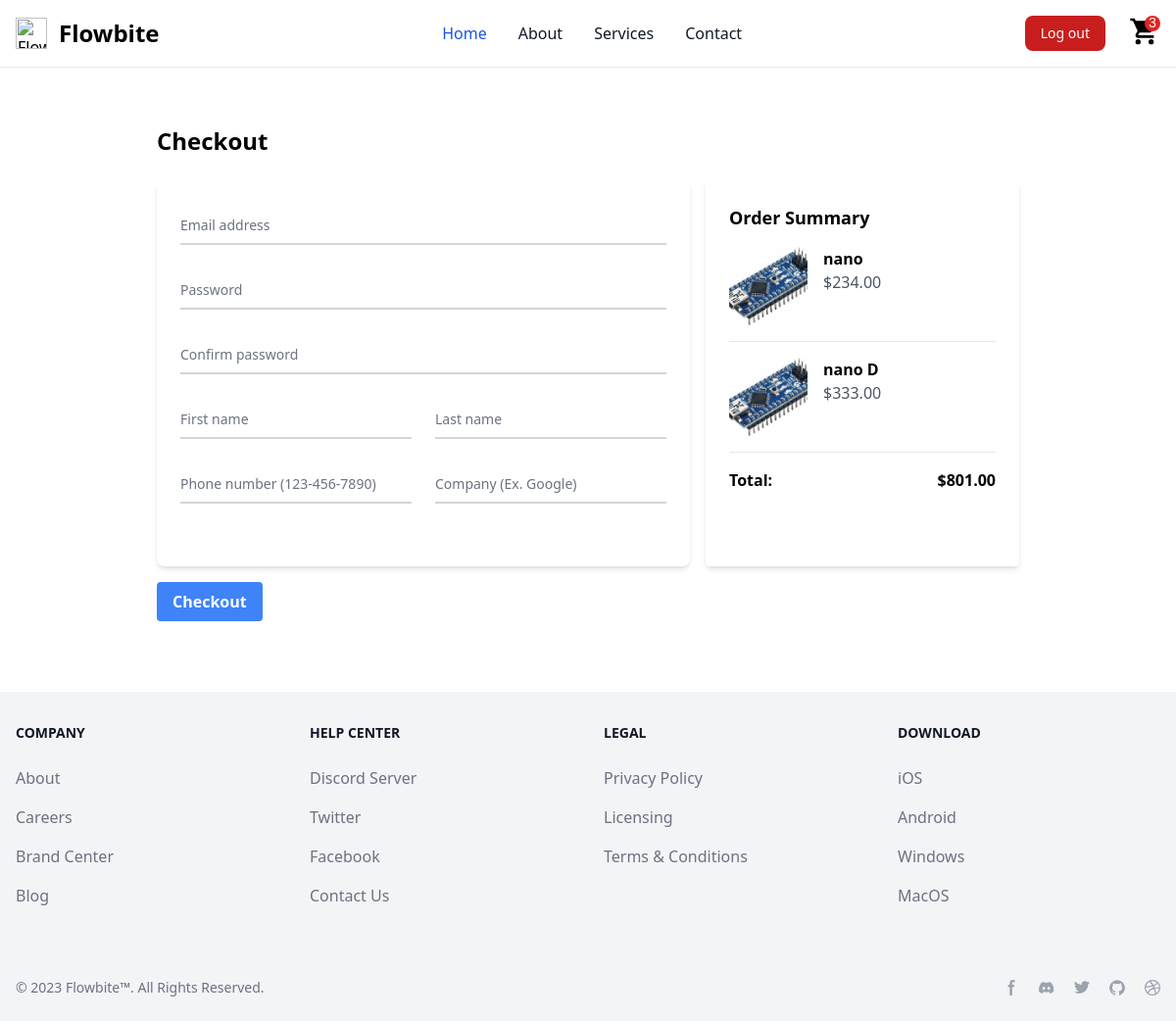
/checkout/ (signed in), run on the app's committed database.
### store/models.py (models this page shows, shortened)
class OrderItem(models.Model):
    product = models.ForeignKey(Product, on_delete=models.SET_NULL, blank=True, null=True)
    order = models.ForeignKey(Order, on_delete=models.SET_NULL, blank=True, null=True)
    quantity = models.IntegerField(default=0, null=True, blank=True)
    date_added = models.DateTimeField(auto_now_add=True)
    @property
    def get_total(self):
        total = self.product.price * self.quantity
        return total

class Product(models.Model):
    name = models.CharField(max_length=200, null=True)
    price = models.DecimalField(max_digits=7, decimal_places=2)
    digital = models.BooleanField(default=False, null=True, blank=True)
    image = models.ImageField(null=True, blank=True)
    @property
    def imageURL(self):
        try:
            url = self.image.url
        except:
            url = ''
        return url

class Order(models.Model):
    customer = models.ForeignKey(Customer, on_delete=models.SET_NULL, blank=True, null=True)
    date_ordered = models.DateTimeField(auto_now_add=True)
    completed = models.BooleanField(default=False)
    transaction_id = models.CharField(max_length=200, null=True)
    @property
    def shipping(self):
        shipping = False
        orderitems = self.orderitem_set.all()
        for i in orderitems:
            if i.product.digital == False:
                shipping = True
        return shipping
    @property
    def get_cart_total(self):
        orderitems = self.orderitem_set.all()
        total = sum([item.get_total for item in orderitems])
        return total
    @property
    def get_cart_items(self):
        orderitems = self.orderitem_set.all()
        total = sum([item.quantity for item in orderitems])
        return total

### store/views.py (the view)
# urls.py: path('checkout/', views.checkout, name="checkout"),
def checkout(request):
    data = cartData(request)
    cartItems = data['cartItems']
    order = data['order']
    items = data['items']
    context = {'items': items, 'order': order, 'cartItems': cartItems}
    return render(request, 'checkout.html', context)

### store/utils.py (called while the page is built)
def cartData(request):
    if request.user.is_authenticated:
        customer = request.user
        order, created = Order.objects.get_or_create(customer=customer, completed=False)
        items = order.orderitem_set.all()
        cartItems = order.get_cart_items
    else:
        cookieData = cookieCart(request)
        cartItems = cookieData['cartItems']
        order = cookieData['order']
        items = cookieData['items']
    return {'cartItems': cartItems, 'items': items, 'order': order}

### templates/checkout.html (shortened to what this page needs)
-{% extends 'main.html' %}
{% load static %}
{% block content %}
<div class="container mx-auto p-4 md:p-6">
	<h1 class="text-2xl font-semibold mb-6">Checkout</h1>
	<div class="flex flex-col md:flex-row gap-4">
		<div class="bg-white rounded-lg shadow-md p-4 md:p-6 flex-1">
			<form>
				<div class="relative z-0 w-full mb-6 group">
					<input type="email" name="floating_email" id="floating_email"
						class="block py-2.5 px-0 w-full text-sm text-gray-900 bg-transparent border-0 border-b-2 border-gray-300 appearance-none dark:text-white dark:border-gray-600 dark:focus:border-blue-500 focus:outline-none focus:ring-0 focus:border-blue-600 peer"
						placeholder=" " required />
					<label for="floating_email"
						class="peer-focus:font-medium absolute text-sm text-gray-500 dark:text-gray-400 duration-300 transform -translate-y-6 scale-75 top-3 -z-10 origin-[0] peer-focus:left-0 peer-focus:text-blue-600 peer-focus:dark:text-blue-500 peer-placeholder-shown:scale-100 peer-placeholder-shown:translate-y-0 peer-focus:scale-75 peer-focus:-translate-y-6">Email
						address</label>
				</div>
				<div class="relative z-0 w-full mb-6 group">
					<input type="password" name="floating_password" id="floating_password"
						class="block py-2.5 px-0 w-full text-sm text-gray-900 bg-transparent border-0 border-b-2 border-gray-300 appearance-none dark:text-white dark:border-gray-600 dark:focus:border-blue-500 focus:outline-none focus:ring-0 focus:border-blue-600 peer"
						placeholder=" " required />
					<label for="floating_password"
						class="peer-focus:font-medium absolute text-sm text-gray-500 dark:text-gray-400 duration-300 transform -translate-y-6 scale-75 top-3 -z-10 origin-[0] peer-focus:left-0 peer-focus:text-blue-600 peer-focus:dark:text-blue-500 peer-placeholder-shown:scale-100 peer-placeholder-shown:translate-y-0 peer-focus:scale-75 peer-focus:-translate-y-6">Password</label>
				</div>
				<div class="relative z-0 w-full mb-6 group">
					<input type="password" name="repeat_password" id="floating_repeat_password"
						class="block py-2.5 px-0 w-full text-sm text-gray-900 bg-transparent border-0 border-b-2 border-gray-300 appearance-none dark:text-white dark:border-gray-600 dark:focus:border-blue-500 focus:outline-none focus:ring-0 focus:border-blue-600 peer"
						placeholder=" " required />
					<label for="floating_repeat_password"
						class="peer-focus:font-medium absolute text-sm text-gray-500 dark:text-gray-400 duration-300 transform -translate-y-6 scale-75 top-3 -z-10 origin-[0] peer-focus:left-0 peer-focus:text-blue-600 peer-focus:dark:text-blue-500 peer-placeholder-shown:scale-100 peer-placeholder-shown:translate-y-0 peer-focus:scale-75 peer-focus:-translate-y-6">Confirm
						password</label>
				</div>
				<div class="grid md:grid-cols-2 md:gap-6">
					<div class="relative z-0 w-full mb-6 group">
						<input type="text" name="floating_first_name" id="floating_first_name"
							class="block py-2.5 px-0 w-full text-sm text-gray-900 bg-transparent border-0 border-b-2 border-gray-300 appearance-none dark:text-white dark:border-gray-600 dark:focus:border-blue-500 focus:outline-none focus:ring-0 focus:border-blue-600 peer"
							placeholder=" " required />
						<label for="floating_first_name"
							class="peer-focus:font-medium absolute text-sm text-gray-500 dark:text-gray-400 duration-300 transform -translate-y-6 scale-75 top-3 -z-10 origin-[0] peer-focus:left-0 peer-focus:text-blue-600 peer-focus:dark:text-blue-500 peer-placeholder-shown:scale-100 peer-placeholder-shown:translate-y-0 peer-focus:scale-75 peer-focus:-translate-y-6">First
							name</label>
					</div>
					<div class="relative z-0 w-full mb-6 group">
						<input type="text" name="floating_last_name" id="floating_last_name"
							class="block py-2.5 px-0 w-full text-sm text-gray-900 bg-transparent border-0 border-b-2 border-gray-300 appearance-none dark:text-white dark:border-gray-600 dark:focus:border-blue-500 focus:outline-none focus:ring-0 focus:border-blue-600 peer"
							placeholder=" " required />
						<label for="floating_last_name"
							class="peer-focus:font-medium absolute text-sm text-gray-500 dark:text-gray-400 duration-300 transform -translate-y-6 scale-75 top-3 -z-10 origin-[0] peer-focus:left-0 peer-focus:text-blue-600 peer-focus:dark:text-blue-500 peer-placeholder-shown:scale-100 peer-placeholder-shown:translate-y-0 peer-focus:scale-75 peer-focus:-translate-y-6">Last
							name</label>
					</div>
				</div>
				<div class="grid md:grid-cols-2 md:gap-6">
					<div class="relative z-0 w-full mb-6 group">
						<input type="tel" pattern="[0-9]{3}-[0-9]{3}-[0-9]{4}" name="floating_phone" id="floating_phone"
							class="block py-2.5 px-0 w-full text-sm text-gray-900 bg-transparent border-0 border-b-2 border-gray-300 appearance-none dark:text-white dark:border-gray-600 dark:focus:border-blue-500 focus:outline-none focus:ring-0 focus:border-blue-600 peer"
							placeholder=" " required />
						<label for="floating_phone"
							class="peer-focus:font-medium absolute text-sm text-gray-500 dark:text-gray-400 duration-300 transform -translate-y-6 scale-75 top-3 -z-10 origin-[0] peer-focus:left-0 peer-focus:text-blue-600 peer-focus:dark:text-blue-500 peer-placeholder-shown:scale-100 peer-placeholder-shown:translate-y-0 peer-focus:scale-75 peer-focus:-translate-y-6">Phone
							number (123-456-7890)</label>
					</div>
					<div class="relative z-0 w-full mb-6 group">
						<input type="text" name="floating_company" id="floating_company"
							class="block py-2.5 px-0 w-full text-sm text-gray-900 bg-transparent border-0 border-b-2 border-gray-300 appearance-none dark:text-white dark:border-gray-600 dark:focus:border-blue-500 focus:outline-none focus:ring-0 focus:border-blue-600 peer"
							placeholder=" " required />
						<label for="floating_company"
							class="peer-focus:font-medium absolute text-sm text-gray-500 dark:text-gray-400 duration-300 transform -translate-y-6 scale-75 top-3 -z-10 origin-[0] peer-focus:left-0 peer-focus:text-blue-600 peer-focus:dark:text-blue-500 peer-placeholder-shown:scale-100 peer-placeholder-shown:translate-y-0 peer-focus:scale-75 peer-focus:-translate-y-6">Company
							(Ex. Google)</label>
					</div>
				</div>
			</form>
		</div>
	<div class="bg-white shadow-md rounded p-4 md:p-6 w-full md:w-80">
		<h2 class="text-lg font-semibold mb-4">Order Summary</h2>
		{% for item in items %}
		<div class="flex mb-4">
			<img src="{{item.product.imageURL}}" alt="Item" class="w-20 h-20 object-cover rounded">
			<div class="ml-4">
				<p class="font-semibold">{{item.product.name}}</p>
				<p class="text-gray-600">${{item.product.price}}</p>
			</div>
		</div>
		<hr class="my-4">
		{% endfor %}
		<div class="flex justify-between">
			<span class="font-semibold">Total:</span>
			<span class="font-semibold">${{order.get_cart_total|floatformat:2 }}</span>
		</div>
	</div>
	</div>
	<button
		class="bg-blue-500 hover:bg-blue-700 text-white font-bold py-2 px-4 rounded focus:outline-none focus:shadow-outline mt-4">
		Checkout
	</button>
</div>
{% endblock content %}

### data on the page
OrderItem: product.imageURL (picture), product.name "nano", product.price "234.00"
OrderItem: product.imageURL (picture), product.name "nano D", product.price "333.00"
Order: get_cart_total "801.00"

### other printed values
{{ cartItems }} "3"
